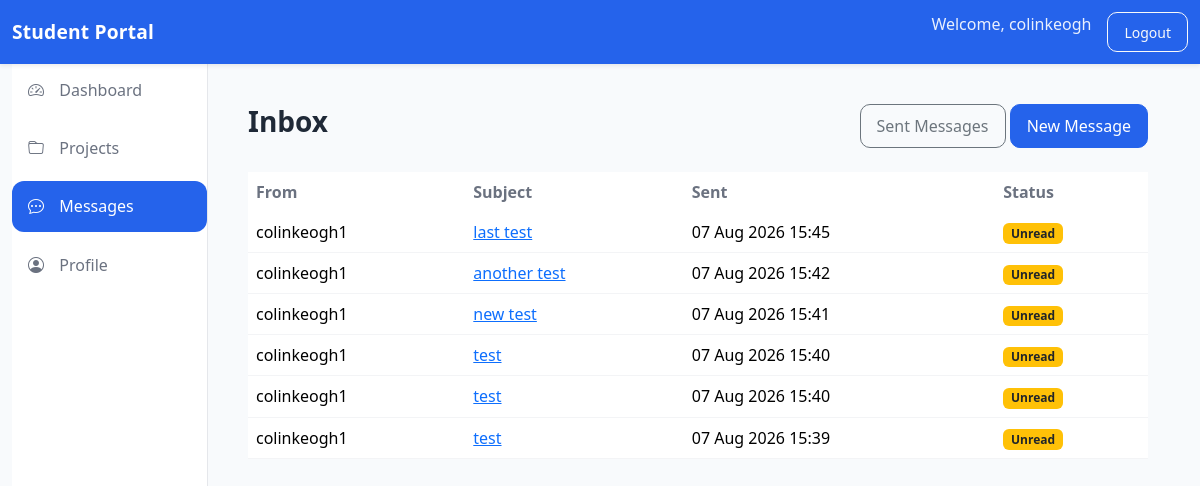
/messaging/ (signed in), run on an earlier commit of the app's database.
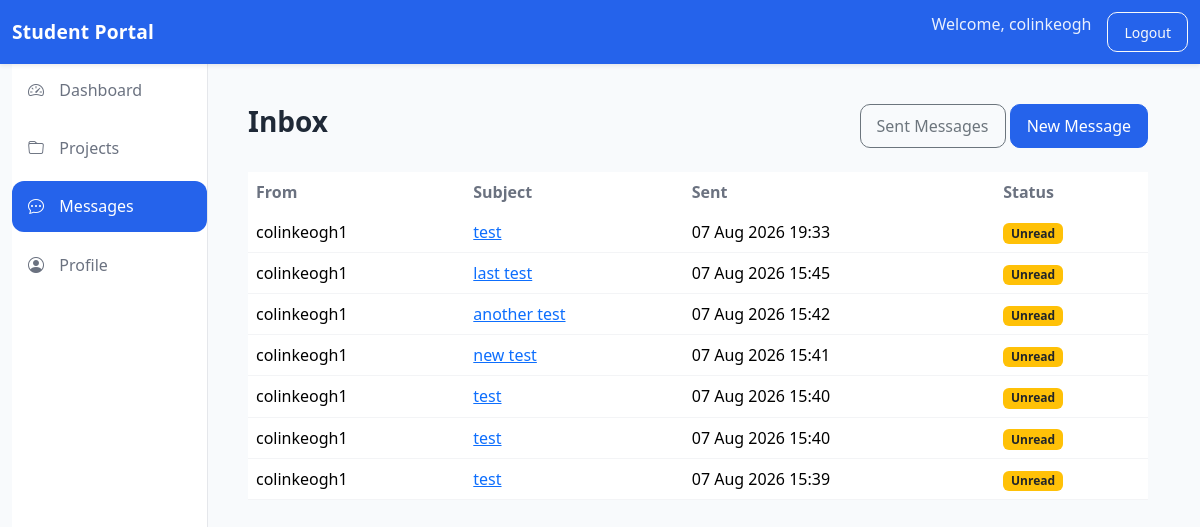
And on a later commit of the database.
### accounts/models.py (models this page shows)
class CustomUser(AbstractUser):
    pass

### messaging/models.py (models this page shows, shortened)
class Message(models.Model):
    sender = models.ForeignKey(
        settings.AUTH_USER_MODEL,
        on_delete=models.CASCADE,
        related_name="sent_messages",
    )
    recipient = models.ForeignKey(
        settings.AUTH_USER_MODEL,
        on_delete=models.CASCADE,
        related_name="received_messages",
    )
    subject = models.CharField(
        max_length=200,
    )
    body = models.TextField()
    sent_at = models.DateTimeField(
        auto_now_add=True,
    )
    is_read = models.BooleanField(
        default=False,
    )
    is_archived = models.BooleanField(
        default=False,
    )
    class Meta:
        ordering = ["-sent_at"]

### messaging/views.py (the view)
@login_required
def inbox(request):
    inbox_messages = Message.objects.filter(
        recipient=request.user,
        is_archived=False,
    )
    return render(
        request,
        "messaging/inbox.html",
        {
            "inbox_messages": inbox_messages,
        },
    )

### messaging/templates/messaging/inbox.html (shortened to what this page needs)
{% extends "base.html" %}
{% block content %}
<div class="d-flex justify-content-between align-items-center mb-4">
    <h2>Inbox</h2>
    <div>
        <a
            href="{% url 'messaging:sent' %}"
            class="btn btn-outline-secondary">
            Sent Messages
        </a>
        <a
            href="{% url 'messaging:new' %}"
            class="btn btn-primary">
            New Message
        </a>
    </div>
</div>
{% if inbox_messages %}
<table class="table table-hover">
    <thead>
        <tr>
            <th>From</th>
            <th>Subject</th>
            <th>Sent</th>
            <th>Status</th>
        </tr>
    </thead>
    <tbody>
    {% for message in inbox_messages %}
        <tr>
            <td>{{ message.sender.username }}</td>
            <td>
                <a href="{% url 'messaging:detail' message.pk %}">
                    {{ message.subject }}
                </a>
            </td>
            <td>{{ message.sent_at|date:"d M Y H:i" }}</td>
            <td>
                {% if message.is_read %}
                    <span class="badge bg-success">
                        Read
                    </span>
                {% else %}
                    <span class="badge bg-warning text-dark">
                        Unread
                    </span>
                {% endif %}
            </td>
        </tr>
    {% endfor %}
    </tbody>
</table>
{% else %}
<div class="alert alert-info">
    Your inbox is empty.
</div>
{% endif %}
{% endblock %}

### templates/base.html (shortened to what this page needs)
{% load static %}
<!DOCTYPE html>
<html lang="en">
<head>
    <link
        href="https://cdn.jsdelivr.net/npm/bootstrap@5.3.7/dist/css/bootstrap.min.css"
        rel="stylesheet">
    <link
        rel="stylesheet"
        href="https://cdn.jsdelivr.net/npm/bootstrap-icons@1.13.1/font/bootstrap-icons.min.css">
    <link
        rel="stylesheet"
        href="{% static 'css/style.css' %}">
</head>
<body>
    {% include "includes/navbar.html" %}
    <div class="container-fluid">
        <div class="row g-0">
            <aside class="col-lg-2 col-md-3 sidebar">
                {% include "includes/sidebar.html" %}
            </aside>
            <main class="col-lg-10 col-md-9">
                <div class="content-wrapper">
                    {% block content %}
                    {% endblock %}
                </div>
            </main>
        </div>
    </div>
</body>
</html>

### templates/includes/navbar.html (shortened to what this page needs)
<nav class="navbar navbar-expand-lg navbar-dark bg-primary shadow-sm">
    <div class="container-fluid">
        <a
            class="navbar-brand fw-bold"
            href="{% url 'dashboard:home' %}">
            Student Portal
        </a>
        <div
            class="collapse navbar-collapse"
            id="navbarNav">
            <ul class="navbar-nav ms-auto">
                {% if user.is_authenticated %}
                    <li class="nav-item">
                        <span class="navbar-text me-3">
                            Welcome, {{ user.username }}
                        </span>
                    </li>
                    <li class="nav-item">
                        <form
                            method="post"
                            action="{% url 'logout' %}">
                            <button
                                type="submit"
                                class="btn btn-outline-light btn-sm">
                                Logout
                            </button>
                        </form>
                    </li>
                {% endif %}
            </ul>
        </div>
    </div>
</nav>

### templates/includes/sidebar.html
<ul class="nav flex-column">
    <li class="nav-item">
        <a
            class="nav-link {% if request.resolver_match.url_name == 'home' %}active{% endif %}"
            href="{% url 'dashboard:home' %}">
            <i class="bi bi-speedometer2"></i>
            Dashboard
        </a>
    </li>
    <li class="nav-item">
        <a
            class="nav-link {% if request.resolver_match.app_name == 'projects' %}active{% endif %}"
            href="{% url 'projects:list' %}">
            <i class="bi bi-folder"></i>
            Projects
        </a>
    </li>
    <li class="nav-item">
        <a
            class="nav-link {% if request.resolver_match.app_name == 'messaging' %}active{% endif %}"
            href="{% url 'messaging:inbox' %}">
            <i class="bi bi-chat-dots"></i>
            Messages
        </a>
    </li>
    <li class="nav-item">
        <a
            class="nav-link {% if request.resolver_match.url_name == 'profile' %}active{% endif %}"
            href="{% url 'dashboard:profile' %}">
            <i class="bi bi-person-circle"></i>
            Profile
        </a>
    </li>
</ul>

### static/css/style.css (style rules this page uses)
:root { --primary: #2563eb; --primary-light: #dbeafe; --background: #f8fafc; --card: #ffffff; --border: #e5e7eb; --text: #1f2937; --text-muted: #6b7280; }
html, body { height: 100%; }
body { background: var(--background); color: var(--text); font-family: "Segoe UI", Tahoma, Geneva, Verdana, sans-serif; margin: 0; }
.navbar { min-height: 64px; background: var(--primary) !important; box-shadow: 0 2px 12px rgba(0,0,0,.08); }
.navbar-brand { font-size: 1.2rem; font-weight: 600; letter-spacing: .2px; }
.navbar-text { color: rgba(255,255,255,.9); }
.sidebar { background: white; border-right: 1px solid var(--border); min-height: calc(100vh - 64px); }
.nav-link { color: var(--text-muted); border-radius: 12px; padding: .85rem 1rem; margin-bottom: .45rem; transition: all .25s ease; font-weight: 500; }
.nav-link.active { background: var(--primary); color: white !important; }
.nav-link i { margin-right: .7rem; }
main { min-height: calc(100vh - 64px); }
.content-wrapper { max-width: 1150px; margin: auto; padding: 2.5rem; }
.content-wrapper h2 { font-size: 1.75rem; font-weight: 600; }
.table { margin-bottom: 0; background: white; }
.table thead { background: #f9fafb; }
.table th { border: none; color: var(--text-muted); font-weight: 600; }
.table td { border-color: #f3f4f6; vertical-align: middle; }
.btn { border-radius: 10px; padding: .55rem 1rem; font-weight: 500; }
.btn-primary { background: var(--primary); border-color: var(--primary); }

What changed in the data, as far as the page shows it:
added Message: sender.username "colinkeogh1", subject "test", sent_at "07 Aug 2026 19:33", is_read "Unread"
